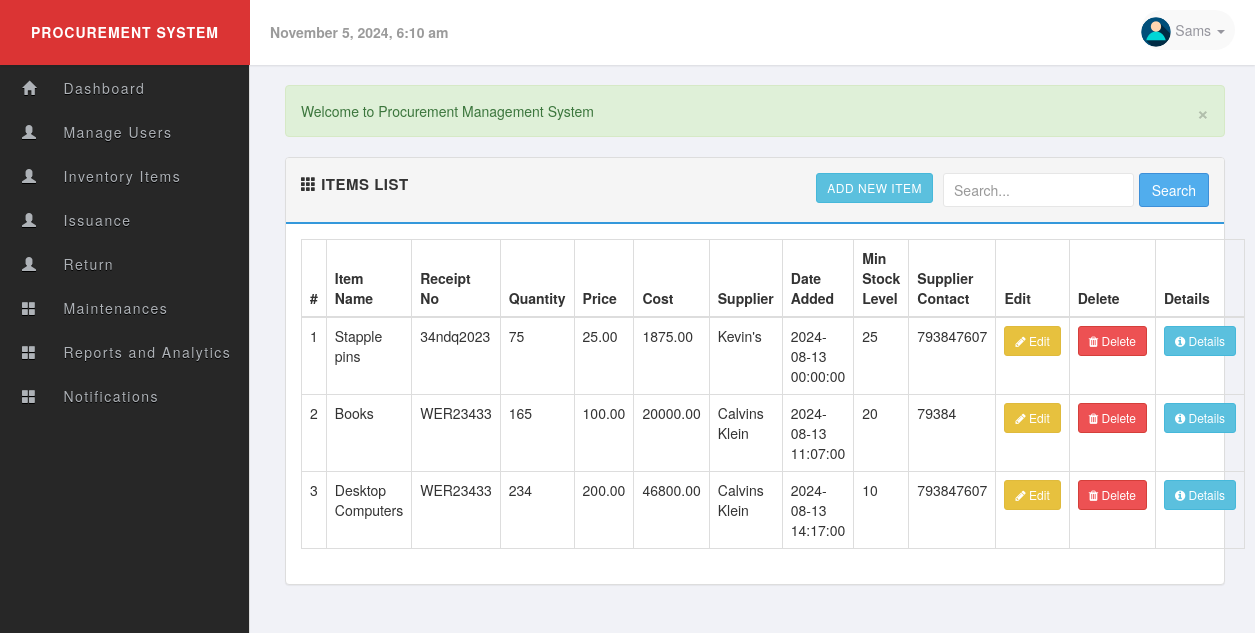
Screenshot of /view_items.php (signed in) with the database file from the repository.
### tables this page shows
CREATE TABLE `users` (
  `id` int(11) UNSIGNED NOT NULL,
  `name` varchar(60) NOT NULL,
  `username` varchar(50) NOT NULL,
  `email` varchar(255) NOT NULL,
  `password` varchar(255) NOT NULL,
  `user_level` int(11) NOT NULL,
  `image` varchar(255) DEFAULT 'no_image.jpg',
  `status` int(1) NOT NULL,
  `last_login` datetime DEFAULT NULL
);

CREATE TABLE `items` (
  `id` int(11) NOT NULL,
  `name` varchar(255) NOT NULL,
  `receipt_number` varchar(255) NOT NULL,
  `quantity` int(11) NOT NULL,
  `price` decimal(10,2) NOT NULL,
  `cost` decimal(10,2) NOT NULL,
  `supplier` varchar(255) NOT NULL,
  `date_added` datetime NOT NULL,
  `min_stock_level` int(11) DEFAULT NULL,
  `supplier_contact` varchar(255) DEFAULT NULL
);

### includes/session.php (called while the page is built, shortened)
<?php
class Session {
 public $msg;
 private $user_is_logged_in = false;
  public function isUserLoggedIn(){
    return $this->user_is_logged_in;
  }
  private function userLoginSetup()
  {
    if(isset($_SESSION['user_id']))
    {
      $this->user_is_logged_in = true;
    } else {
      $this->user_is_logged_in = false;
    }
  }
  public function msg($type ='', $msg =''){
    if(!empty($msg)){
       if(strlen(trim($type)) == 1){
         $type = str_replace( array('d', 'i', 'w','s'), array('danger', 'info', 'warning','success'), $type );
       }
       $_SESSION['msg'][$type] = $msg;
    } else {
      return $this->msg;
    }
  }
  private function flash_msg(){
    if(isset($_SESSION['msg'])) {
      $this->msg = $_SESSION['msg'];
    } else {
      $this->msg;
    }
  }
}
$session = new Session();
$msg = $session->msg();
?>

### includes/sql.php (called while the page is built, shortened)
<?php
  require_once('includes/load.php');
  require_once('includes/database.php');
function find_all($table) {
   global $db;
   if(tableExists($table))
   {
     return find_by_sql("SELECT * FROM ".$db->escape($table));
   }
}
function find_by_sql($sql)
{
    global $db;
    $result = $db->query($sql);
    $result_set = $db->while_loop($result);
    return $result_set;
}
function find_by_id($table,$id)
{
  global $db;
  $id = (int)$id;
    if(tableExists($table)){
          $sql = $db->query("SELECT * FROM {$db->escape($table)} WHERE id='{$db->escape($id)}' LIMIT 1");
          if($result = $db->fetch_assoc($sql))
            return $result;
          else
            return null;
     }
}
function tableExists($table){
  global $db;
  $table_exit = $db->query('SHOW TABLES LIKE "'.$db->escape($table).'"');
  if($table_exit) {
    return ($db->num_rows($table_exit) > 0);
  }
  return false;
}
  function current_user(){
      static $current_user;
      if(!$current_user){
         if(isset($_SESSION['user_id'])):
             $user_id = intval($_SESSION['user_id']);
             $current_user = find_by_id('users',$user_id);
        endif;
      }
    return $current_user;
  }
  function find_by_groupLevel($level)
  {
    global $db;
    $sql = "SELECT group_level FROM user_groups WHERE group_level = '{$db->escape($level)}' LIMIT 1 ";
    $result = $db->query($sql);
    return($db->num_rows($result) === 0 ? true : false);
  }
   function page_require_level($require_level){
     global $session;
     $current_user = current_user();
     $login_level = find_by_groupLevel($current_user['user_level']);
     if (!$session->isUserLoggedIn(true)):
            $session->msg('d','Please login...');
            redirect('index.php', false);
     elseif($login_level['group_status'] === '0'):
           $session->msg('d','This level user has been band!');
           redirect('home.php',false);
     elseif($current_user['user_level'] <= (int)$require_level):
              return true;
      else:
            $session->msg("d", "Sorry! you dont have permission to view the page.");
            redirect('home.php', false);
        endif;
     }
?>

### includes/database.php (called while the page is built, shortened)
<?php
class MySqli_DB {
    private $con;
    public $query_id;
    public function db_connect() {
        $this->con = new mysqli(DB_HOST, DB_USER, DB_PASS, DB_NAME);
    }
    public function query($sql) {
        if (trim($sql) != "") {
            $this->query_id = $this->con->query($sql);
        }
        return $this->query_id;
    }
    public function fetch_array($statement) {
        return mysqli_fetch_array($statement);
    }
    public function fetch_assoc($statement) {
        return mysqli_fetch_assoc($statement);
    }
    public function num_rows($statement) {
        return mysqli_num_rows($statement);
    }
    public function escape($str) {
        return $this->con->real_escape_string($str);
    }
    public function while_loop($loop) {
        $results = array();
        while ($result = $this->fetch_array($loop)) {
            $results[] = $result;
        }
        return $results;
    }
}
$db = new MySqli_DB();
?>

### view_items.php (the view, shortened to what this page needs)
<?php
require_once('includes/load.php');
page_require_level(1);
$search_term = '';
if (isset($_GET['search']) && !empty($_GET['search'])) {
    $search_term = $db->escape($_GET['search']);
    $items = $db->query("SELECT * FROM items WHERE name LIKE '%$search_term%'");
} else {
    $items = find_all('items');
}
include_once('layouts/header.php');
?>
<link rel="stylesheet" href="https://cdnjs.cloudflare.com/ajax/libs/font-awesome/4.7.0/css/font-awesome.min.css">
<div class="row">
    <div class="col-md-12">
        <?php echo display_msg($msg); ?>
    </div>
</div>
<div class="row">
    <div class="col-md-12">
        <div class="panel panel-default">
            <div class="panel-heading clearfix">
                <strong>
                    <span class="glyphicon glyphicon-th"></span>
                    <span>Items List</span>
                </strong>
                <form action="view_items.php" method="get" class="form-inline pull-right">
                    <div class="form-group">
                        <input type="text" name="search" class="form-control" placeholder="Search..." value="<?php echo htmlspecialchars($search_term); ?>">
                    </div>
                    <button type="submit" class="btn btn-primary">Search</button>
                </form>
                <a href="add_items.php" class="btn btn-info pull-right btn-sm" style="margin-right: 10px;">Add New Item</a>
            </div>
            <div class="panel-body">
                <table class="table table-bordered">
                    <thead>
                        <tr>
                            <th>#</th>
                            <th>Item Name</th>
                            <th>Receipt No</th>
                            <th>Quantity</th>
                            <th>Price</th>
                            <th>Cost</th>
                            <th>Supplier</th>
                            <th>Date Added</th>
                            <th>Min Stock Level</th>
                            <th>Supplier Contact</th>
                            <th>Edit</th>
                            <th>Delete</th>
                            <th>Details</th>
                        </tr>
                    </thead>
                    <tbody>
                        <?php
                        $i = 1;
                        foreach ($items as $item):
                        ?>
                        <tr>
                            <td><?php echo $i; ?></td>
                            <td><?php echo htmlspecialchars($item['name']); ?></td>
                            <td><?php echo htmlspecialchars($item['receipt_number']); ?></td>
                            <td><?php echo htmlspecialchars($item['quantity']); ?></td>
                            <td><?php echo htmlspecialchars($item['price']); ?></td>
                            <td><?php echo htmlspecialchars($item['cost']); ?></td>
                            <td><?php echo htmlspecialchars($item['supplier']); ?></td>
                            <td><?php echo htmlspecialchars($item['date_added']); ?></td>
                            <td><?php echo htmlspecialchars($item['min_stock_level']); ?></td>
                            <td><?php echo htmlspecialchars($item['supplier_contact']); ?></td>
                            <td>
                                <a href="edit_item.php?item_id=<?php echo $item['id']; ?>" class="btn btn-warning btn-sm">
                                    <i class="fa fa-pencil"></i> Edit
                                </a>
                            </td>
                            <td>
                                <a href="delete_item.php?item_id=<?php echo $item['id']; ?>" class="btn btn-danger btn-sm" onclick="return confirm('Are you sure you want to delete this item?');">
                                    <i class="fa fa-trash"></i> Delete
                                </a>
                            </td>
                            <td>
                                <a href="item_details.php?item_id=<?php echo $item['id']; ?>" class="btn btn-info btn-sm">
                                    <i class="fa fa-info-circle"></i> Details
                                </a>
                            </td>
                        </tr>
                        <?php
                        $i++;
                        endforeach;
                        ?>
                    </tbody>
                </table>
            </div>
        </div>
    </div>
</div>
<?php include_once('layouts/footer.php'); ?>

### layouts/header.php (shortened to what this page needs)
<?php $user = current_user(); ?>
<!DOCTYPE html>
  <html lang="en">
    <head>
    <link rel="stylesheet" href="https://maxcdn.bootstrapcdn.com/bootstrap/3.3.4/css/bootstrap.min.css"/>
    <link rel="stylesheet" href="//cdnjs.cloudflare.com/ajax/libs/bootstrap-datepicker/1.3.0/css/datepicker3.min.css" />
    <link rel="stylesheet" href="libs/css/main.css" />
  </head>
  <body>
  <?php  if ($session->isUserLoggedIn(true)): ?>
    <header id="header">
      <div class="logo pull-left"> Procurement System</div>
      <div class="header-content">
      <div class="header-date pull-left">
        <strong><?php echo date("F j, Y, g:i a");?></strong>
      </div>
      <div class="pull-right clearfix">
        <ul class="info-menu list-inline list-unstyled">
          <li class="profile">
            <a href="#" data-toggle="dropdown" class="toggle" aria-expanded="false">
              <img src="uploads/users/<?php echo $user['image'];?>" alt="user-image" class="img-circle img-inline">
              <span><?php echo remove_junk(ucfirst($user['name'])); ?> <i class="caret"></i></span>
            </a>
          </li>
        </ul>
      </div>
     </div>
    </header>
    <div class="sidebar">
      <?php if($user['user_level'] === '1'): ?>
      <?php include_once('admin_menu.php');?>
      <?php elseif($user['user_level'] === '2'): ?>
      <?php include_once('special_menu.php');?>
      <?php elseif($user['user_level'] === '3'): ?>
      <?php include_once('user_menu.php');?>
      <?php endif;?>
   </div>
<?php endif;?>
<div class="page">
  <div class="container-fluid">

### libs/css/main.css (style rules this page uses)
body { font-family: 'Helvetica Neue', Helvetica, Arial, sans-serif; font-weight: 400; overflow-x: hidden; overflow-y: auto; background: #f1f2f7; height: 100%; width: 100%; }
a { color: #777; text-decoration: none; }
.page { position: relative; display: block; top: 50px; left: 0; padding: 35px 15px 20px 270px; }
.form-group { margin-bottom: 15px; }
.form-group input { width: 100%; padding: 10px; border: 1px solid #e6e6e6; border-radius: 3px; }
.panel-default >.panel-heading { background-color: #f5f5f5; border-bottom: 2px solid #3498DB; font-size: 15px; text-transform: uppercase; letter-spacing: .5px; padding: 15px; }
#header { position: fixed; z-index: 99; top: 0; left: 0; background-color: #fff; width: 100%; height: 65px; line-height: 65px; box-shadow: 0 1px 2px rgba(0,0,0,0.1); }
header > .logo { color: #fff; text-align: center; font-weight: 700; text-transform: uppercase; letter-spacing: 1px; display: inline-block; width: 250px; background-color: #db3434; }
.header-date { color: #9b9b9b; margin-left: 20px; }
.info-menu { height: 60px; margin: 0; line-height: 60px; padding: 0 15px; }
.info-menu li.profile { position: relative; }
.profile a.toggle { text-decoration: none; text-align: center; font-size: 14px; color: rgba(150, 150, 158, 1.0); position: relative; padding: 10px 10px 10px 0; margin: 0; background: #f9f9f9; border-radius: 30px; }
.info-menu li.profile a img { width: 30px; height: 30px; }
.sidebar { position: fixed; z-index: 10; left: 0; top: 0; padding: 65px 0 0; height: 100%; width: 250px; background: #272727; border-right: 1px solid #ddd; text-align: center; }
.form-control { color: #646464; border: 1px solid #e6e6e6; border-radius: 3px; box-shadow: none; }
.btn { border-radius: 3px; transition: all 300ms ease-in-out; }
.btn-primary { color: #fff; background-color: #51aded; border-color: #3d8fd8; }
.btn-warning { background-color: #e7c13e; border-color: #dfba3c; }
.btn-danger { background-color: #ed5153; }

### rows the page displays
users: image (placeholder picture), name "Sams"
items: name "Stapple pins", receipt_number "34ndq2023", quantity "75", price "25.00", cost "1875.00", supplier "Kevin's", date_added "2024-08-13 00:00:00", min_stock_level "25", supplier_contact "793847607"
items: name "Books", receipt_number "WER23433", quantity "165", price "100.00", cost "20000.00", supplier "Calvins Klein", date_added "2024-08-13 11:07:00", min_stock_level "20", supplier_contact "79384"
items: name "Desktop Computers", receipt_number "WER23433", quantity "234", price "200.00", cost "46800.00", supplier "Calvins Klein", date_added "2024-08-13 14:17:00", min_stock_level "10", supplier_contact "793847607"

### other values shown
display_msg($msg) "Welcome to Procurement Management System"
